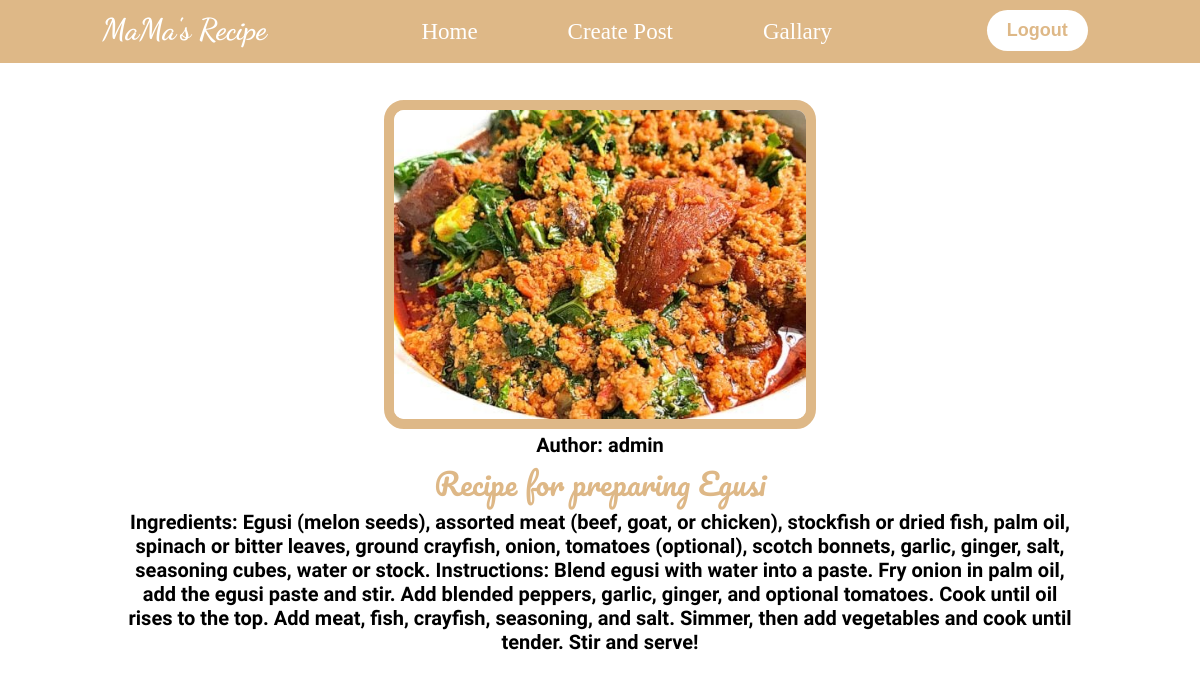
The app's page /post/1 (signed in) with its own data.
### blog/models.py (models this page shows, shortened)
class Post(models.Model):
    author = models.ForeignKey(User, on_delete=models.CASCADE)
    title = models.CharField(max_length=250)
    body = models.TextField()
    date_created = models.DateTimeField(auto_now=True)
    image = models.ImageField(default='default.jpg', blank=True)

### blog/views.py (the view)
# urls.py: path('post/<int:pk>', views.detailed_view.as_view(), name='post'),
class detailed_view(LoginRequiredMixin,DetailView):
    model = Post
    template_name = 'post.html'
    context_object_name = 'post'

### templates/post.html
{% extends "base.html" %}
{% block content %}
<section class="Detailed-post">
    <div class="dflex">
        <div class="flex-detail">
            <div class="det-img">
                <img src={{post.image.url}} alt="" >
            </div>
            <div class="det-text">
                <p class="a">Author: {{ post.author }}</p>
                <h2 class="b">{{ post.title }}</h2>
                <p class="c">{{ post.body }}
            </div>
        </div>
    </div>
</section>
{% endblock content %}

### static/Css/style.css (style rules this page uses)
* { margin: 0; padding: 0; box-sizing: border-box; }
body { margin-top: 60px; }
.Detailed-post { margin: auto; width: 80%; }
.dflex { margin-top: 100px; }
.det-img { text-align: center; }
.det-img img { width: 100%; border: 10px solid burlywood; border-radius: 20px; }
.det-text { text-align: center; }
.a, .c { font-size: 20px; font-family: "Oregano", cursive; font-weight: 600; font-style: normal; }
.b { font-family: "Pacifico", cursive; font-weight: 300; font-size: 30px; color: rgb(222, 184, 135); }
@media screen and (min-width:1000px) { .det-img img { width: 45%; } }
@media screen and (min-width:1000px) { .a, .b, .c { margin-bottom: 0px; } }

### records on screen
Post: image (picture), author "admin", title "Recipe for preparing Egusi", body "Ingredients: Egusi (melon seeds), assorted meat (beef, goat, or chicken), stockfish or dried fish, palm oil, spinach or bitter leaves, ground crayfish, onion, tomatoes (optional), scotch bonnets, garlic, ginger, salt, seasoning cubes, water or stock. Instructions: Blend egusi with water into a paste. Fry onion in palm oil, add the egusi paste and stir. Add blended peppers, garlic, ginger, and optional tomatoes. Cook until oil rises to the top. Add meat, fish, crayfish, seasoning, and salt. Simmer, then add vegetables and cook until tender. Stir and serve!"
